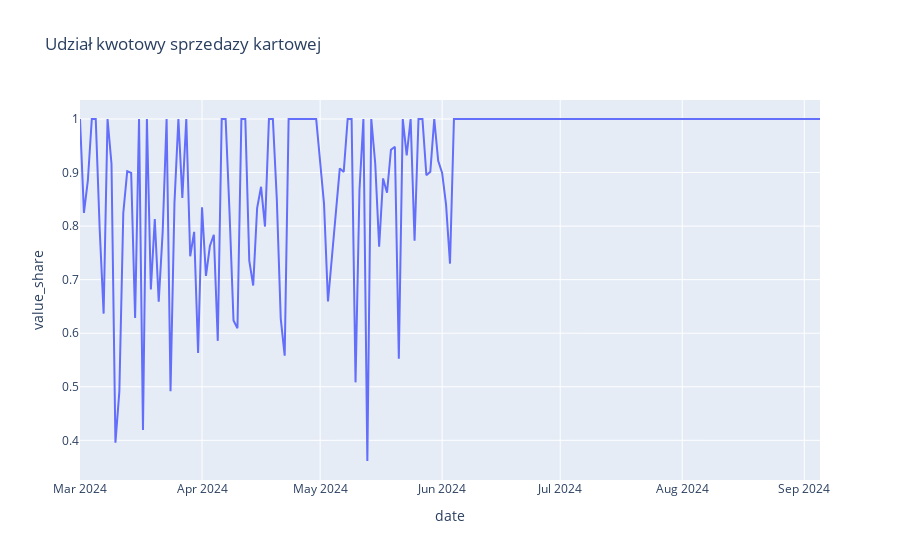

Here is the notebook cell this chart was saved with:
### Code cell
fig = px.line(to_plot, x= 'date', y ='value_share',title='Udział kwotowy sprzedazy kartowej')
fig.show()

### Figure 1 — Plotly figure (JSON) as saved in the notebook; plotly's stock layout.template omitted (floating-point values rounded to 4 significant figures; data arrays with more than 128 entries replaced by an {"elided": "..."} marker saying what was removed)
{"data": [{"hovertemplate": "date=%{x}<br>value_share=%{y}<extra></extra>", "legendgroup": "", "line": {"color": "#636efa", "dash": "solid"}, "marker": {"symbol": "circle"}, "mode": "lines", "name": "", "orientation": "v", "showlegend": false, "type": "scatter", "x": {"elided": "186 str values"}, "xaxis": "x", "y": {"elided": "186 float values"}, "yaxis": "y"}], "layout": {"legend": {"tracegroupgap": 0}, "title": {"text": "Udział kwotowy sprzedazy kartowej"}, "xaxis": {"anchor": "y", "domain": [0, 1], "title": {"text": "date"}}, "yaxis": {"anchor": "x", "domain": [0, 1], "title": {"text": "value_share"}}}}
